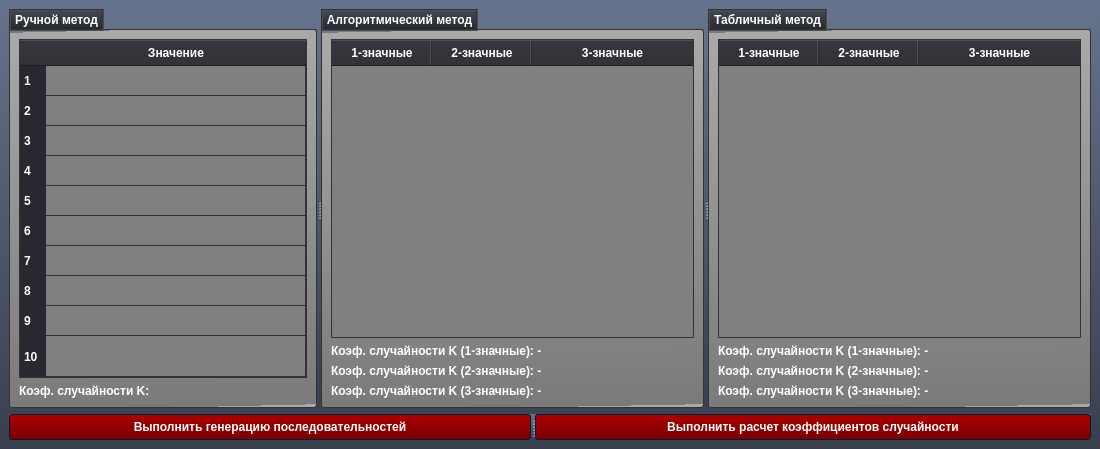
<?xml version="1.0" encoding="UTF-8"?>
<ui version="4.0">
 <class>MainWindow</class>
 <widget class="QMainWindow" name="MainWindow">
  <property name="geometry">
   <rect>
    <x>0</x>
    <y>0</y>
    <width>1100</width>
    <height>449</height>
   </rect>
  </property>
  <property name="windowTitle">
   <string>Генераторы числовых последовательностей</string>
  </property>
  <property name="styleSheet">
   <string notr="true">/*Copyright (c) DevSec Studio. All rights reserved.

MIT License

Permission is hereby granted, free of charge, to any person obtaining a copy
of this software and associated documentation files (the &quot;Software&quot;), to deal
in the Software without restriction, including without limitation the rights
to use, copy, modify, merge, publish, distribute, sublicense, and/or sell
copies of the Software, and to permit persons to whom the Software is
furnished to do so, subject to the following conditions:

The above copyright notice and this permission notice shall be included in all
copies or substantial portions of the Software.

THE SOFTWARE IS PROVIDED *AS IS*, WITHOUT WARRANTY OF ANY KIND, EXPRESS OR
IMPLIED, INCLUDING BUT NOT LIMITED TO THE WARRANTIES OF MERCHANTABILITY,
FITNESS FOR A PARTICULAR PURPOSE AND NONINFRINGEMENT. IN NO EVENT SHALL THE
AUTHORS OR COPYRIGHT HOLDERS BE LIABLE FOR ANY CLAIM, DAMAGES OR OTHER
LIABILITY, WHETHER IN AN ACTION OF CONTRACT, TORT OR OTHERWISE, ARISING FROM,
OUT OF OR IN CONNECTION WITH THE SOFTWARE OR THE USE OR OTHER DEALINGS IN THE
SOFTWARE.
*/

/*-----QWidget-----*/
QWidget
{
	background-color: qlineargradient(spread:repeat, x1:1, y1:0, x2:1, y2:1, stop:0 rgba(102, 115, 140, 255),stop:1 rgba(56, 63, 77, 255));
	color: #ffffff;
	border-color: #051a39;

}


/*-----QLabel-----*/
QLabel
{
	background-color: transparent;
	color: #ffffff;
	font-weight: bold;

}


QLabel::disabled
{
	background-color: transparent;
	color: #898988;

}


/*-----QMenuBar-----*/
QMenuBar
{
	background-color: #484c58;
	color: #ffffff;
	border-color: #051a39;
	font-weight: bold;

}


QMenuBar::disabled
{
	background-color: #404040;
	color: #898988;
	border-color: #051a39;

}


QMenuBar::item
{
    background-color: transparent;

}


QMenuBar::item:selected
{
    background-color: #c4c5c3;
	color: #000000;
    border: 1px solid #000000;

}


QMenuBar::item:pressed
{
    background-color: #979796;
    border: 1px solid #000;
    margin-bottom: -1px;
    padding-bottom: 1px;

}


/*-----QMenu-----*/
QMenu
{
    background-color: #c4c5c3;
    border: 1px solid;
    color: #000000;
	font-weight: bold;

}


QMenu::separator
{
    height: 1px;
    background-color: #363942;
    color: #ffffff;
    padding-left: 4px;
    margin-left: 10px;
    margin-right: 5px;

}


QMenu::item
{
    min-width : 150px;
    padding: 3px 20px 3px 20px;

}


QMenu::item:selected
{
    background-color: #363942;
    color: #ffffff;

}


QMenu::item:disabled
{
    color: #898988;
}


/*-----QToolTip-----*/
QToolTip
{
	background-color: #bbbcba;
	color: #000000;
	border-color: #051a39;
	border : 1px solid #000000;
	border-radius: 2px;

}


/*-----QPushButton-----*/
QPushButton
{
	background-color: qlineargradient(spread:repeat, x1:0.486, y1:0, x2:0.505, y2:1, stop:0.00480769 rgba(170, 0, 0, 255),stop:1 rgba(122, 0, 0, 255));
	color: #ffffff;
	font-weight: bold;
	border-style: solid;
	border-width: 1px;
	border-radius: 3px;
	border-color: #051a39;
	padding: 5px;

}


QPushButton::disabled
{
	background-color: #404040;
	color: #656565;
	border-color: #051a39;

}


QPushButton::hover
{
	background-color: #9c0000;
	color: #ffffff;
	border-style: solid;
	border-width: 1px;
	border-radius: 3px;
	border-color: #051a39;
	padding: 5px;

}


QPushButton::pressed
{
	background-color: #880000;
	color: #ffffff;
	border-style: solid;
	border-width: 2px;
	border-radius: 3px;
	border-color: #000000;
	padding: 5px;

}


/*-----QToolButton-----*/
QToolButton 
{
	background-color: qlineargradient(spread:repeat, x1:1, y1:0, x2:1, y2:1, stop:0 rgba(177, 181, 193, 255),stop:1 rgba(159, 163, 174, 255));
	color: #ffffff;
	font-weight: bold;
	border-style: solid;
	border-width: 1px;
	border-radius: 3px;
	border-color: #051a39;
	padding: 5px;

}


QToolButton::disabled
{
	background-color: #404040;
	color: #656565;
	border-color: #051a39;

}


QToolButton::hover
{
	background-color: #9fa3ae;
	color: #ffffff;
	border-style: solid;
	border-width: 1px;
	border-radius: 3px;
	border-color: #051a39;
	padding: 5px;

}


QToolButton::pressed
{
	background-color: #7b7e86;
	color: #ffffff;
	border-style: solid;
	border-width: 2px;
	border-radius: 3px;
	border-color: #000000;
	padding: 5px;

}


/*-----QComboBox-----*/
QComboBox
{
    background-color: qlineargradient(spread:repeat, x1:1, y1:0, x2:1, y2:1, stop:0 rgba(118, 118, 118, 255),stop:1 rgba(70, 70, 70, 255));
    border: 1px solid #333333;
    border-radius: 3px;
    padding-left: 6px;
    color: lightgray;
	font-weight: bold;
    height: 20px;

}


QComboBox::disabled
{
	background-color: #404040;
	color: #656565;
	border-color: #051a39;

}


QComboBox:hover
{
    background-color: #646464;

}


QComboBox:on
{
    background-color: #979796;
	color: #000000;

}


QComboBox QAbstractItemView
{
    background-color: #c4c5c3;
    color: #000000;
    border: 1px solid black;
    selection-background-color: #363942;
    selection-color: #ffffff;
    outline: 0;

}


QComboBox::drop-down
{
    subcontrol-origin: padding;
    subcontrol-position: top right;
    width: 15px;
    border-left-width: 1px;
    border-left-color: darkgray;
    border-left-style: solid; 
    border-top-right-radius: 3px; 
    border-bottom-right-radius: 3px;

}


QComboBox::down-arrow
{
    image: url(://arrow-down.png);
    width: 8px;
    height: 8px;
}


/*-----QSpinBox &amp; QDoubleSpinBox &amp; QDateTimeEdit-----*/
QSpinBox, 
QDoubleSpinBox,
QDateTimeEdit
{
	background-color: #000000;
	color: #00ff00;
	font-weight: bold;
	border: 1px solid #333333;
	padding : 4px;

}


QSpinBox::disabled, 
QDoubleSpinBox::disabled,
QDateTimeEdit::disabled
{
	background-color: #404040;
	color: #656565;
	border-color: #051a39;

}


QSpinBox:hover, 
QDoubleSpinBox::hover,
QDateTimeEdit::hover
{
    border: 1px solid #00ff00;

}


QSpinBox::up-button, QSpinBox::down-button,
QDoubleSpinBox::up-button, QDoubleSpinBox::down-button,
QDateTimeEdit::up-button, QDateTimeEdit::down-button
{
	background-color: qlineargradient(spread:repeat, x1:1, y1:0, x2:1, y2:1, stop:0 rgba(118, 118, 118, 255),stop:1 rgba(70, 70, 70, 255));
    border: 0px solid #333333;

}


QSpinBox::disabled, 
QDoubleSpinBox::disabled,
QDateTimeEdit::disabled
{
	background-color: #404040;
	color: #656565;
	border-color: #051a39;

}


QSpinBox::up-button:hover, QSpinBox::down-button:hover,
QDoubleSpinBox::up-button:hover, QDoubleSpinBox::down-button:hover,
QDateTimeEdit::up-button:hover, QDateTimeEdit::down-button:hover
{
	background-color: #646464;
    border: 1px solid #333333;


}


QSpinBox::up-button:disabled, QSpinBox::down-button:disabled,
QDoubleSpinBox::up-button:disabled, QDoubleSpinBox::down-button:disabled,
QDateTimeEdit::up-button:disabled, QDateTimeEdit::down-button:disabled
{
	background-color: #404040;
	color: #656565;
	border-color: #051a39;

}


QSpinBox::up-button:pressed, QSpinBox::down-button:pressed,
QDoubleSpinBox::up-button:pressed, QDoubleSpinBox::down-button::pressed,
QDateTimeEdit::up-button:pressed, QDateTimeEdit::down-button::pressed
{
    background-color: #979796;
    border: 1px solid #444444;

}


QSpinBox::down-arrow,
QDoubleSpinBox::down-arrow,
QDateTimeEdit::down-arrow
{
    image: url(://arrow-down.png);
    width: 7px;

}


QSpinBox::up-arrow,
QDoubleSpinBox::up-arrow,
QDateTimeEdit::up-arrow
{
    image: url(://arrow-up.png);
    width: 7px;

}


/*-----QLineEdit-----*/
QLineEdit
{
	background-color: #000000;
	color: #00ff00;
	font-weight: bold;
    border: 1px solid #333333;
	padding: 4px;

}


QLineEdit:hover
{
    border: 1px solid #00ff00;

}


QLineEdit::disabled
{
	background-color: #404040;
	color: #656565;
	border-width: 1px;
	border-color: #051a39;
	padding: 2px;

}


/*-----QTextEdit-----*/
QTextEdit
{
	background-color: #808080;
	color: #fff;
	border: 1px groove #333333;

}


QTextEdit::disabled
{
	background-color: #404040;
	color: #656565;
	border-color: #051a39;

}


/*-----QGroupBox-----*/
QGroupBox 
{
    border: 1px groove #333333;
	border-radius: 2px;
    margin-top: 20px;

}


QGroupBox 
{
	background-color: qlineargradient(spread:repeat, x1:0.486, y1:0, x2:0.505, y2:1, stop:0.00480769 rgba(170, 169, 169, 255),stop:1 rgba(122, 122, 122, 255));
	font-weight: bold;

}


QGroupBox::title  
{
    background-color: qlineargradient(spread:repeat, x1:1, y1:0, x2:1, y2:1, stop:0 rgba(71, 75, 87, 255),stop:1 rgba(35, 37, 43, 255));
    color: #ffffff;
    border: 2px groove #333333;
    subcontrol-origin: margin;
    subcontrol-position: top left;
    padding: 2px;

}


QGroupBox::title::disabled
{
	background-color: #404040;
	color: #656565;
    subcontrol-origin: margin;
    subcontrol-position: top left;
    padding: 5px;
	border-top-left-radius: 3px;
	border-top-right-radius: 3px;

}


/*-----QCheckBox-----*/
QCheckBox{
	background-color: transparent;
	font-weight: bold;
	color: #fff;

}


QCheckBox::indicator
{
    color: #b1b1b1;
    background-color: #323232;
    border: 2px solid #222222;
    width: 12px;
    height: 12px;

}


QCheckBox::indicator:checked
{
    image:url(://checkbox.png);
    border: 2px solid #00ff00;

}


QCheckBox::indicator:unchecked:hover
{
    border: 2px solid #00ff00;

}


QCheckBox::disabled
{
	color: #656565;

}


QCheckBox::indicator:disabled
{
	background-color: #656565;
	color: #656565;
    border: 1px solid #656565;

}


/*-----QRadioButton-----*/
QRadioButton{
	background-color: transparent;
	font-weight: bold;
	color: #fff;

}


QRadioButton::indicator::unchecked
{ 
	border: 2px inset #222222; 
	border-radius: 6px; 
	background-color:  #323232;
	width: 9px; 
	height: 9px; 

}


QRadioButton::indicator::unchecked:hover
{ 
	border: 2px solid #00ff00; 
	border-radius: 5px; 
	background-color:  #323232;
	width: 9px; 
	height: 9px; 

}


QRadioButton::indicator::checked
{ 
	border: 2px inset #222222; 
	border-radius: 5px; 
	background-color: #00ff00; 
	width: 9px; 
	height: 9px; 

}


QRadioButton::disabled
{
	color: #656565;

}


QRadioButton::indicator:disabled
{
	background-color: #656565;
	color: #656565;
    border: 2px solid #656565;

}


/*-----QTableView &amp; QTableWidget-----*/
QTableView
{
    background-color: #808080;
    border: 1px groove #333333;
    color: #f0f0f0;
	font-weight: bold;
    gridline-color: #333333;
    outline : 0;

}


QTableView::disabled
{
    background-color: #242526;
    border: 1px solid #32414B;
    color: #656565;
    gridline-color: #656565;
    outline : 0;

}


QTableView::item:hover 
{
    background-color: #484c58;
    color: #f0f0f0;

}


QTableView::item:selected 
{
    background-color: #484c58;
    border: 2px groove #00ff00;
    color: #F0F0F0;

}


QTableView::item:selected:disabled
{
    background-color: #1a1b1c;
    border: 2px solid #525251;
    color: #656565;

}


QTableCornerButton::section
{
    background-color: #282830;

}


QHeaderView::section
{
    background-color: #282830;
    color: #fff;
	font-weight: bold;
    text-align: left;
	padding: 4px;
	
}


QHeaderView::section:disabled
{
    background-color: #525251;
    color: #656565;

}


QHeaderView::section:checked
{
    background-color: #00ff00;

}


QHeaderView::section:checked:disabled
{
    color: #656565;
    background-color: #525251;

}


QHeaderView::section::vertical::first,
QHeaderView::section::vertical::only-one
{
    border-top: 0px;

}


QHeaderView::section::vertical
{
    border-top: 0px;

}


QHeaderView::section::horizontal::first,
QHeaderView::section::horizontal::only-one
{
    border-left: 0px;

}


QHeaderView::section::horizontal
{
    border-left: 0px;

}


/*-----QTabWidget-----*/
QTabBar::tab
{
	background-color: transparent;
	color: #ffffff;
	font-weight: bold;
	width: 80px;
	height: 9px;
	
}


QTabBar::tab:disabled
{
	background-color: #656565;
	color: #656565;

}


QTabWidget::pane 
{
	background-color: transparent;
	color: #ffffff;
	border: 1px groove #333333;

}


QTabBar::tab:selected
{
    background-color: #484c58;
	color: #ffffff;
	border: 1px groove #333333;
	border-bottom: 0px;

}


QTabBar::tab:selected:disabled
{
	background-color: #404040;
	color: #656565;

}


QTabBar::tab:!selected 
{
    background-color: #a3a7b2;

}


QTabBar::tab:!selected:hover 
{
    background-color: #484c58;

}


QTabBar::tab:top:!selected 
{
    margin-top: 1px;

}


QTabBar::tab:bottom:!selected 
{
    margin-bottom: 3px;

}


QTabBar::tab:top, QTabBar::tab:bottom 
{
    min-width: 8ex;
    margin-right: -1px;
    padding: 5px 10px 5px 10px;

}


QTabBar::tab:top:selected 
{
    border-bottom-color: none;

}


QTabBar::tab:bottom:selected 
{
    border-top-color: none;

}


QTabBar::tab:top:last, QTabBar::tab:bottom:last,
QTabBar::tab:top:only-one, QTabBar::tab:bottom:only-one 
{
    margin-right: 0;

}


QTabBar::tab:left:!selected 
{
    margin-right: 2px;

}


QTabBar::tab:right:!selected
{
    margin-left: 2px;

}


QTabBar::tab:left, QTabBar::tab:right 
{
    min-height: 15ex;
    margin-bottom: -1px;
    padding: 10px 5px 10px 5px;

}


QTabBar::tab:left:selected 
{
    border-left-color: none;

}


QTabBar::tab:right:selected 
{
    border-right-color: none;

}


QTabBar::tab:left:last, QTabBar::tab:right:last,
QTabBar::tab:left:only-one, QTabBar::tab:right:only-one 
{
    margin-bottom: 0;

}


/*-----QSlider-----*/
QSlider{
	background-color: transparent;

}


QSlider::groove:horizontal 
{
	background-color: transparent;
	height: 6px;

}


QSlider::sub-page:horizontal 
{
	background-color: qlineargradient(spread:reflect, x1:1, y1:0, x2:1, y2:1, stop:0.00480769 rgba(201, 201, 201, 255),stop:1 rgba(72, 72, 72, 255));
	border: 1px solid #000;

}


QSlider::add-page:horizontal 
{
	background-color: #404040;
	border: 1px solid #000; 

}


QSlider::handle:horizontal 
{
	background-color: qlineargradient(spread:reflect, x1:1, y1:0, x2:1, y2:1, stop:0.00480769 rgba(201, 201, 201, 255),stop:1 rgba(72, 72, 72, 255));
	border: 1px solid #000; 
	width: 12px;
	margin-top: -6px;
	margin-bottom: -6px;

}


QSlider::handle:horizontal:hover 
{
	background-color: #808080;

}


QSlider::sub-page:horizontal:disabled 
{
	background-color: #bbb;
	border-color: #999;

}


QSlider::add-page:horizontal:disabled 
{
	background-color: #eee;
	border-color: #999;

}


QSlider::handle:horizontal:disabled 
{
	background-color: #eee;
	border: 1px solid #aaa;

}


QSlider::groove:vertical 
{
	background-color: transparent;
	width: 6px;

}


QSlider::sub-page:vertical 
{
	background-color: qlineargradient(spread:reflect, x1:0, y1:0.483, x2:1, y2:0.517, stop:0.00480769 rgba(201, 201, 201, 255),stop:1 rgba(72, 72, 72, 255));
	border: 1px solid #000;

}


QSlider::add-page:vertical 
{
	background-color: #404040;
	border: 1px solid #000;

}


QSlider::handle:vertical 
{
	background-color: qlineargradient(spread:reflect, x1:0, y1:0.483, x2:1, y2:0.517, stop:0.00480769 rgba(201, 201, 201, 255),stop:1 rgba(72, 72, 72, 255));
	border: 1px solid #000;
	height: 12px;
	margin-left: -6px;
	margin-right: -6px;

}


QSlider::handle:vertical:hover 
{
	background-color: #808080;

}


QSlider::sub-page:vertical:disabled 
{
	background-color: #bbb;
	border-color: #999;

}


QSlider::add-page:vertical:disabled 
{
	background-color: #eee;
	border-color: #999;

}


QSlider::handle:vertical:disabled 
{
	background-color: #eee;
	border: 1px solid #aaa;
	border-radius: 3px;

}


/*-----QDial-----*/
QDial
{
	background-color: #600000;

}


QDial::disabled
{
	background-color: #404040;

}


/*-----QScrollBar-----*/
QScrollBar:horizontal
{
    border: 1px solid #222222;
    background-color: #63676d;
    height: 18px;
    margin: 0px 18px 0 18px;

}


QScrollBar::handle:horizontal
{
    background-color: #a6acb3;
	border: 1px solid #656565;
	border-radius: 2px;
    min-height: 20px;

}


QScrollBar::add-line:horizontal
{
    border: 1px solid #1b1b19;
    background-color: #a6acb3;
    width: 18px;
    subcontrol-position: right;
    subcontrol-origin: margin;

}


QScrollBar::sub-line:horizontal
{
    border: 1px solid #1b1b19;
    background-color: #a6acb3;
    width: 18px;
    subcontrol-position: left;
    subcontrol-origin: margin;

}


QScrollBar::right-arrow:horizontal
{
    image: url(://arrow-right.png);
    width: 8px;
    height: 8px;

}


QScrollBar::left-arrow:horizontal
{
    image: url(://arrow-left.png);
    width: 8px;
    height: 8px;

}


QScrollBar::add-page:horizontal, QScrollBar::sub-page:horizontal
{
    background: none;

}


QScrollBar:vertical
{
    background-color: #63676d;
    width: 18px;
    margin: 18px 0 18px 0;
    border: 1px solid #222222;

}


QScrollBar::handle:vertical
{
    background-color: #a6acb3;
	border: 1px solid #656565;
	border-radius: 2px;
    min-height: 20px;

}


QScrollBar::add-line:vertical
{
    border: 1px solid #1b1b19;
    background-color: #a6acb3;
    height: 18px;
    subcontrol-position: bottom;
    subcontrol-origin: margin;

}


QScrollBar::sub-line:vertical
{
    border: 1px solid #1b1b19;
    background-color: #a6acb3;
    height: 18px;
    subcontrol-position: top;
    subcontrol-origin: margin;

}


QScrollBar::up-arrow:vertical
{
    image: url(://arrow-up.png);
    width: 8px;
    height: 8px;

}


QScrollBar::down-arrow:vertical
{
    image: url(://arrow-down.png);
    width: 8px;
    height: 8px;

}


QScrollBar::add-page:vertical, QScrollBar::sub-page:vertical
{
    background: none;

}


/*-----QProgressBar-----*/
QProgressBar
{
	background-color: #000;
	color: #00ff00;
	font-weight: bold;
	border: 0px groove #000;
	border-radius: 10px;
	text-align: center;

}


QProgressBar:disabled
{
	background-color: #404040;
	color: #656565;
	border-color: #051a39;
	border: 1px solid #000;
	border-radius: 10px;
	text-align: center;

}


QProgressBar::chunk {
	background-color: #ffaf02;
	border: 0px;
	border-radius: 10px;
	color: #000;

}


QProgressBar::chunk:disabled {
	background-color: #333;
	border: 0px;
	border-radius: 10px;
	color: #656565;
}


/*-----QStatusBar-----*/
QStatusBar
{
	background-color: qlineargradient(spread:repeat, x1:1, y1:0, x2:1, y2:1, stop:0 rgba(102, 115, 140, 255),stop:1 rgba(56, 63, 77, 255));
	color: #ffffff;
	border-color: #051a39;
	font-weight: bold;

}


</string>
  </property>
  <widget class="QWidget" name="centralwidget">
   <layout class="QVBoxLayout" name="verticalLayout_4">
    <item>
     <widget class="QSplitter" name="splitter">
      <property name="orientation">
       <enum>Qt::Horizontal</enum>
      </property>
      <widget class="QGroupBox" name="groupBox">
       <property name="title">
        <string>Ручной метод</string>
       </property>
       <layout class="QVBoxLayout" name="verticalLayout_2">
        <item>
         <widget class="QTableWidget" name="manual_table_widget">
          <property name="frameShape">
           <enum>QFrame::Box</enum>
          </property>
          <property name="verticalScrollBarPolicy">
           <enum>Qt::ScrollBarAlwaysOff</enum>
          </property>
          <property name="sizeAdjustPolicy">
           <enum>QAbstractScrollArea::AdjustToContentsOnFirstShow</enum>
          </property>
          <attribute name="horizontalHeaderMinimumSectionSize">
           <number>200</number>
          </attribute>
          <attribute name="horizontalHeaderStretchLastSection">
           <bool>true</bool>
          </attribute>
          <attribute name="verticalHeaderStretchLastSection">
           <bool>true</bool>
          </attribute>
          <row>
           <property name="text">
            <string>1</string>
           </property>
          </row>
          <row>
           <property name="text">
            <string>2</string>
           </property>
          </row>
          <row>
           <property name="text">
            <string>3</string>
           </property>
          </row>
          <row>
           <property name="text">
            <string>4</string>
           </property>
          </row>
          <row>
           <property name="text">
            <string>5</string>
           </property>
          </row>
          <row>
           <property name="text">
            <string>6</string>
           </property>
          </row>
          <row>
           <property name="text">
            <string>7</string>
           </property>
          </row>
          <row>
           <property name="text">
            <string>8</string>
           </property>
          </row>
          <row>
           <property name="text">
            <string>9</string>
           </property>
          </row>
          <row>
           <property name="text">
            <string>10</string>
           </property>
          </row>
          <column>
           <property name="text">
            <string>Значение</string>
           </property>
          </column>
         </widget>
        </item>
        <item>
         <widget class="QLabel" name="manual_k_label">
          <property name="text">
           <string>Коэф. случайности K: </string>
          </property>
         </widget>
        </item>
       </layout>
      </widget>
      <widget class="QGroupBox" name="groupBox_2">
       <property name="title">
        <string>Алгоритмический метод</string>
       </property>
       <layout class="QVBoxLayout" name="verticalLayout">
        <item>
         <widget class="QTableWidget" name="algo_table_widget">
          <property name="horizontalScrollBarPolicy">
           <enum>Qt::ScrollBarAlwaysOff</enum>
          </property>
          <attribute name="horizontalHeaderStretchLastSection">
           <bool>true</bool>
          </attribute>
          <attribute name="verticalHeaderStretchLastSection">
           <bool>true</bool>
          </attribute>
          <column>
           <property name="text">
            <string>1-значные</string>
           </property>
          </column>
          <column>
           <property name="text">
            <string>2-значные</string>
           </property>
          </column>
          <column>
           <property name="text">
            <string>3-значные</string>
           </property>
          </column>
         </widget>
        </item>
        <item>
         <widget class="QLabel" name="algo_k1_label">
          <property name="text">
           <string>Коэф. случайности K (1-значные): -</string>
          </property>
         </widget>
        </item>
        <item>
         <widget class="QLabel" name="algo_k2_label">
          <property name="text">
           <string>Коэф. случайности K (2-значные): -</string>
          </property>
         </widget>
        </item>
        <item>
         <widget class="QLabel" name="algo_k3_label">
          <property name="text">
           <string>Коэф. случайности K (3-значные): -</string>
          </property>
         </widget>
        </item>
       </layout>
      </widget>
      <widget class="QGroupBox" name="groupBox_3">
       <property name="title">
        <string>Табличный метод</string>
       </property>
       <layout class="QVBoxLayout" name="verticalLayout_3">
        <item>
         <widget class="QTableWidget" name="table_table_widget">
          <property name="horizontalScrollBarPolicy">
           <enum>Qt::ScrollBarAlwaysOff</enum>
          </property>
          <attribute name="horizontalHeaderStretchLastSection">
           <bool>true</bool>
          </attribute>
          <attribute name="verticalHeaderStretchLastSection">
           <bool>true</bool>
          </attribute>
          <column>
           <property name="text">
            <string>1-значные</string>
           </property>
          </column>
          <column>
           <property name="text">
            <string>2-значные</string>
           </property>
          </column>
          <column>
           <property name="text">
            <string>3-значные</string>
           </property>
          </column>
         </widget>
        </item>
        <item>
         <widget class="QLabel" name="table_k1_label">
          <property name="text">
           <string>Коэф. случайности K (1-значные): -</string>
          </property>
         </widget>
        </item>
        <item>
         <widget class="QLabel" name="table_k2_label">
          <property name="text">
           <string>Коэф. случайности K (2-значные): -</string>
          </property>
         </widget>
        </item>
        <item>
         <widget class="QLabel" name="table_k3_label">
          <property name="text">
           <string>Коэф. случайности K (3-значные): -</string>
          </property>
         </widget>
        </item>
       </layout>
      </widget>
     </widget>
    </item>
    <item>
     <widget class="QSplitter" name="splitter_2">
      <property name="orientation">
       <enum>Qt::Horizontal</enum>
      </property>
      <widget class="QPushButton" name="gen_button">
       <property name="text">
        <string>Выполнить генерацию последовательностей</string>
       </property>
      </widget>
      <widget class="QPushButton" name="calc_button">
       <property name="text">
        <string>Выполнить расчет коэффициентов случайности</string>
       </property>
      </widget>
     </widget>
    </item>
   </layout>
  </widget>
 </widget>
 <resources/>
 <connections/>
</ui>
